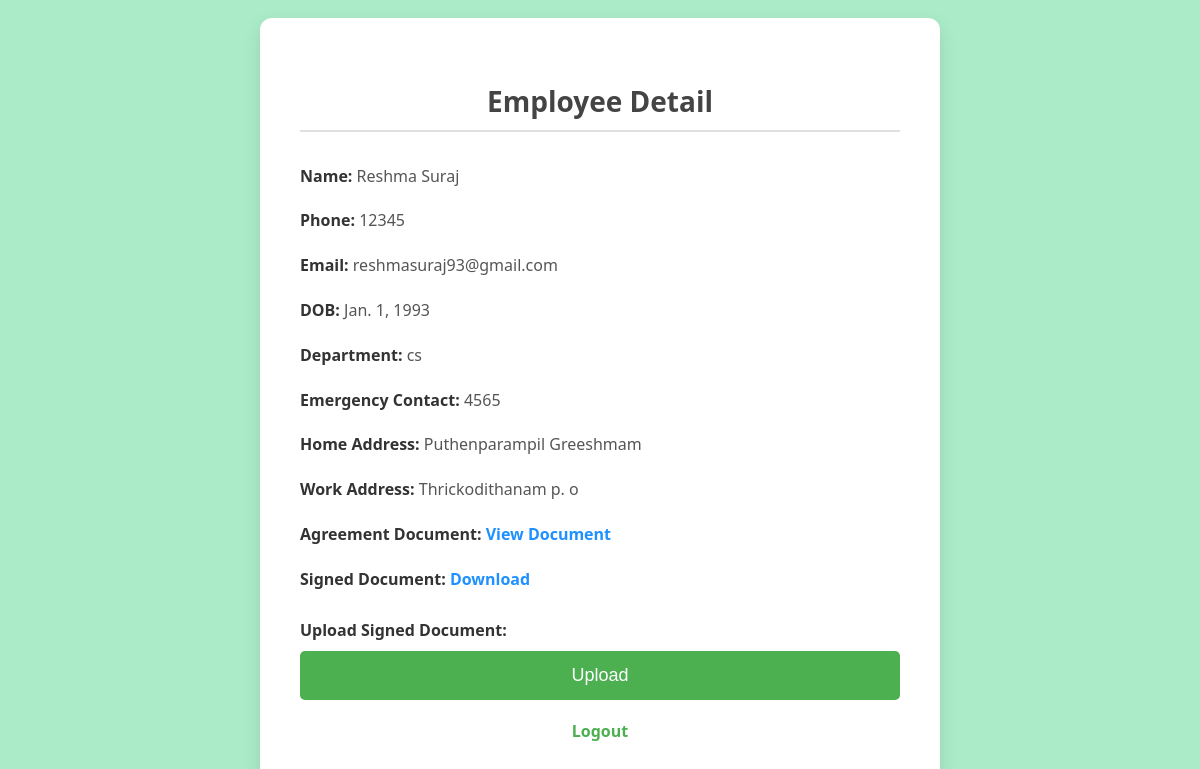
The app's page /employee-detail/1/ with its own data.
### directory/models.py (models this page shows, shortened)
class Employee(models.Model):
    name = models.CharField(max_length=100)
    phone_number = models.CharField(max_length=15)
    email_address = models.EmailField()
    dob = models.DateField()
    department = models.CharField(max_length=100)
    emergency_contact = models.CharField(max_length=15)
    home_address = models.TextField()
    work_address = models.TextField()
    agreement_document = models.FileField(upload_to='agreements/', blank=True, null=True)
    additional_document = models.FileField(upload_to='documents/', blank=True, null=True)

### directory/views.py (the view)
# urls.py: path('employee-detail/<int:pk>/', views.employee_detail, name='employee_detail'),
def employee_detail(request, pk):
    employee = Employee.objects.get(pk=pk)
    if request.method == 'POST':
        file = request.FILES.get('additional_document')
        if file:
            employee.additional_document = file
            employee.save()
            return redirect('employee_detail', pk=pk)
    return render(request, 'directory/employee_detail.html', {'employee': employee})

### templates/directory/employee_detail.html (shortened to what this page needs)
<!DOCTYPE html>
<html lang="en">
<head>
</head>
<body>
    <div class="employee-detail-container">
        <h2>Employee Detail</h2>
        <p><strong>Name:</strong> {{ employee.name }}</p>
        <p><strong>Phone:</strong> {{ employee.phone_number }}</p>
        <p><strong>Email:</strong> {{ employee.email_address }}</p>
        <p><strong>DOB:</strong> {{ employee.dob }}</p>
        <p><strong>Department:</strong> {{ employee.department }}</p>
        <p><strong>Emergency Contact:</strong> {{ employee.emergency_contact }}</p>
        <p><strong>Home Address:</strong> {{ employee.home_address }}</p>
        <p><strong>Work Address:</strong> {{ employee.work_address }}</p>
        <p><strong>Agreement Document:</strong>
            {% if employee.agreement_document %}
                <a href="{{ employee.agreement_document.url }}" target="_blank">View Document</a>
            {% else %}
                No Document
            {% endif %}
        </p>
        <p><strong>Signed Document:</strong>
            {% if employee.additional_document %}
                <a href="{{ employee.additional_document.url }}" target="_blank">Download</a>
            {% else %}
                No document
            {% endif %}
        </p>
        <form method="post" enctype="multipart/form-data" id="uploadForm">
            <label for="additional_document">Upload Signed Document:</label>
            <button type="submit">Upload</button>
        </form>
         <div class="footer-links">
            <a href="{% url 'logout' %}" class="logout-link">Logout</a>
        </div>
    </div>
</body>
</html>

### templates/directory/employee_detail.html (style rules this page uses)
body { display: flex; justify-content: center; align-items: center; height: 100vh; margin: 0; background: #acebc8; font-family: 'Segoe UI', Tahoma, Geneva, Verdana, sans-serif; }
.employee-detail-container { background-color: #ffffff; padding: 40px; border-radius: 12px; box-shadow: 0 6px 18px rgba(0, 0, 0, 0.1); width: 100%; max-width: 600px; font-size: 16px; color: #333; }
h2 { text-align: center; margin-bottom: 30px; font-size: 28px; color: #444; border-bottom: 2px solid #e0e0e0; padding-bottom: 10px; }
.employee-detail-container p { margin-bottom: 15px; line-height: 1.8; color: #555; }
.employee-detail-container p strong { color: #333; font-weight: 600; }
.employee-detail-container a { color: #1e90ff; text-decoration: none; font-weight: bold; transition: color 0.3s ease; }
form { margin-top: 25px; text-align: left; }
form label { display: block; margin-bottom: 10px; font-weight: 600; color: #333; }
form button { width: 100%; padding: 14px; background-color: #4CAF50; color: white; border: none; border-radius: 5px; font-size: 18px; cursor: pointer; transition: background-color 0.3s ease; }
.footer-links { display: flex; justify-content: center; gap: 15px; margin-top: 20px; }
.footer-links a { color: #4CAF50; text-decoration: none; font-weight: bold; }

### records on screen
Employee: name "Reshma Suraj", phone_number "12345", email_address "reshmasuraj93@gmail.com", dob "Jan. 1, 1993", department "cs", emergency_contact "4565", home_address "Puthenparampil Greeshmam", work_address "Thrickodithanam p. o"
